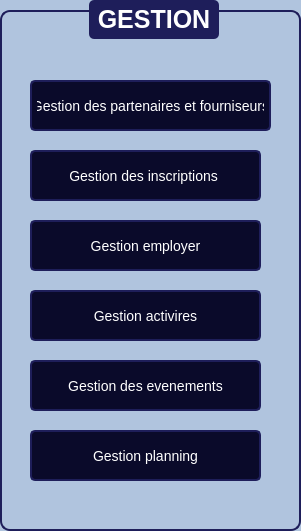
     <widget class="QGroupBox" name="groupBox_18">
      <property name="geometry">
       <rect>
        <x>20</x>
        <y>0</y>
        <width>301</width>
        <height>531</height>
       </rect>
      </property>
      <property name="styleSheet">
       <string notr="true">QGroupBox {
    font-family: &quot;Arial&quot;;
    font-size: 25px;
    font-weight: bold;
    color: #0A0A2A;
    border: 2px solid #1E1E5A;
    border-radius: 10px;
    margin-top: 10px;
    background-color: #B0C4DE;
}

QGroupBox::title {
    subcontrol-origin: margin;
    subcontrol-position: top center;
    padding: 5px;
    background-color: #1E1E5A;
    color: white;
    border-radius: 5px;
}
</string>
      </property>
      <property name="title">
       <string>GESTION</string>
      </property>
      <widget class="QPushButton" name="pushButton_93">
       <property name="geometry">
        <rect>
         <x>370</x>
         <y>420</y>
         <width>81</width>
         <height>51</height>
        </rect>
       </property>
       <property name="styleSheet">
        <string notr="true">QLineEdit, QDateTimeEdit {
    font-family: &quot;Arial&quot;;
    font-size: 14px;
    color: white;
    background-color: #0A0A2A;
    border: 2px solid #1E1E5A;
    border-radius: 5px;
    padding: 5px;
}

QPushButton {
    font-family: &quot;Arial Black&quot;;
    font-size: 14px;
    color: white;
    background-color: #0A0A2A;
    border: 2px solid #1E1E5A;
    border-radius: 5px;
    padding: 5px;
}

QPushButton:hover {
    background-color: #1E1E5A;
}
</string>
       </property>
       <property name="text">
        <string>modifier</string>
       </property>
       <property name="icon">
        <iconset>
         <normaloff>:/icons/icones/addition.png</normaloff>:/icons/icones/addition.png</iconset>
       </property>
       <property name="iconSize">
        <size>
         <width>20</width>
         <height>20</height>
        </size>
       </property>
      </widget>
      <widget class="QPushButton" name="GF_5">
       <property name="geometry">
        <rect>
         <x>30</x>
         <y>80</y>
         <width>241</width>
         <height>51</height>
        </rect>
       </property>
       <property name="styleSheet">
        <string notr="true">QLineEdit, QDateTimeEdit {
    font-family: &quot;Arial&quot;;
    font-size: 14px;
    color: white;
    background-color: #0A0A2A;
    border: 2px solid #1E1E5A;
    border-radius: 5px;
    padding: 5px;
}

QPushButton {
    font-family: &quot;Arial Black&quot;;
    font-size: 14px;
    color: white;
    background-color: #0A0A2A;
    border: 2px solid #1E1E5A;
    border-radius: 5px;
    padding: 5px;
}

QPushButton:hover {
    background-color: #1E1E5A;
}
</string>
       </property>
       <property name="text">
        <string>Gestion des partenaires et fourniseurs</string>
       </property>
       <property name="icon">
        <iconset>
         <normaloff>:/icons/icones/addition.png</normaloff>:/icons/icones/addition.png</iconset>
       </property>
       <property name="iconSize">
        <size>
         <width>20</width>
         <height>20</height>
        </size>
       </property>
      </widget>
      <widget class="QPushButton" name="GI_5">
       <property name="geometry">
        <rect>
         <x>30</x>
         <y>150</y>
         <width>231</width>
         <height>51</height>
        </rect>
       </property>
       <property name="styleSheet">
        <string notr="true">QLineEdit, QDateTimeEdit {
    font-family: &quot;Arial&quot;;
    font-size: 14px;
    color: white;
    background-color: #0A0A2A;
    border: 2px solid #1E1E5A;
    border-radius: 5px;
    padding: 5px;
}

QPushButton {
    font-family: &quot;Arial Black&quot;;
    font-size: 14px;
    color: white;
    background-color: #0A0A2A;
    border: 2px solid #1E1E5A;
    border-radius: 5px;
    padding: 5px;
}

QPushButton:hover {
    background-color: #1E1E5A;
}
</string>
       </property>
       <property name="text">
        <string>Gestion des inscriptions </string>
       </property>
       <property name="icon">
        <iconset>
         <normaloff>:/icons/icones/addition.png</normaloff>:/icons/icones/addition.png</iconset>
       </property>
       <property name="iconSize">
        <size>
         <width>20</width>
         <height>20</height>
        </size>
       </property>
      </widget>
      <widget class="QPushButton" name="GE_5">
       <property name="geometry">
        <rect>
         <x>30</x>
         <y>220</y>
         <width>231</width>
         <height>51</height>
        </rect>
       </property>
       <property name="styleSheet">
        <string notr="true">QLineEdit, QDateTimeEdit {
    font-family: &quot;Arial&quot;;
    font-size: 14px;
    color: white;
    background-color: #0A0A2A;
    border: 2px solid #1E1E5A;
    border-radius: 5px;
    padding: 5px;
}

QPushButton {
    font-family: &quot;Arial Black&quot;;
    font-size: 14px;
    color: white;
    background-color: #0A0A2A;
    border: 2px solid #1E1E5A;
    border-radius: 5px;
    padding: 5px;
}

QPushButton:hover {
    background-color: #1E1E5A;
}
</string>
       </property>
       <property name="text">
        <string>Gestion employer</string>
       </property>
       <property name="icon">
        <iconset>
         <normaloff>:/icons/icones/addition.png</normaloff>:/icons/icones/addition.png</iconset>
       </property>
       <property name="iconSize">
        <size>
         <width>20</width>
         <height>20</height>
        </size>
       </property>
      </widget>
      <widget class="QPushButton" name="GA_5">
       <property name="geometry">
        <rect>
         <x>30</x>
         <y>290</y>
         <width>231</width>
         <height>51</height>
        </rect>
       </property>
       <property name="styleSheet">
        <string notr="true">QLineEdit, QDateTimeEdit {
    font-family: &quot;Arial&quot;;
    font-size: 14px;
    color: white;
    background-color: #0A0A2A;
    border: 2px solid #1E1E5A;
    border-radius: 5px;
    padding: 5px;
}

QPushButton {
    font-family: &quot;Arial Black&quot;;
    font-size: 14px;
    color: white;
    background-color: #0A0A2A;
    border: 2px solid #1E1E5A;
    border-radius: 5px;
    padding: 5px;
}

QPushButton:hover {
    background-color: #1E1E5A;
}
</string>
       </property>
       <property name="text">
        <string>Gestion activires</string>
       </property>
       <property name="icon">
        <iconset>
         <normaloff>:/icons/icones/addition.png</normaloff>:/icons/icones/addition.png</iconset>
       </property>
       <property name="iconSize">
        <size>
         <width>20</width>
         <height>20</height>
        </size>
       </property>
      </widget>
      <widget class="QPushButton" name="GE2_5">
       <property name="geometry">
        <rect>
         <x>30</x>
         <y>360</y>
         <width>231</width>
         <height>51</height>
        </rect>
       </property>
       <property name="styleSheet">
        <string notr="true">QLineEdit, QDateTimeEdit {
    font-family: &quot;Arial&quot;;
    font-size: 14px;
    color: white;
    background-color: #0A0A2A;
    border: 2px solid #1E1E5A;
    border-radius: 5px;
    padding: 5px;
}

QPushButton {
    font-family: &quot;Arial Black&quot;;
    font-size: 14px;
    color: white;
    background-color: #0A0A2A;
    border: 2px solid #1E1E5A;
    border-radius: 5px;
    padding: 5px;
}

QPushButton:hover {
    background-color: #1E1E5A;
}
</string>
       </property>
       <property name="text">
        <string>Gestion des evenements</string>
       </property>
       <property name="icon">
        <iconset>
         <normaloff>:/icons/icones/addition.png</normaloff>:/icons/icones/addition.png</iconset>
       </property>
       <property name="iconSize">
        <size>
         <width>20</width>
         <height>20</height>
        </size>
       </property>
      </widget>
      <widget class="QPushButton" name="GP_5">
       <property name="geometry">
        <rect>
         <x>30</x>
         <y>430</y>
         <width>231</width>
         <height>51</height>
        </rect>
       </property>
       <property name="styleSheet">
        <string notr="true">QLineEdit, QDateTimeEdit {
    font-family: &quot;Arial&quot;;
    font-size: 14px;
    color: white;
    background-color: #0A0A2A;
    border: 2px solid #1E1E5A;
    border-radius: 5px;
    padding: 5px;
}

QPushButton {
    font-family: &quot;Arial Black&quot;;
    font-size: 14px;
    color: white;
    background-color: #0A0A2A;
    border: 2px solid #1E1E5A;
    border-radius: 5px;
    padding: 5px;
}

QPushButton:hover {
    background-color: #1E1E5A;
}
</string>
       </property>
       <property name="text">
        <string>Gestion planning</string>
       </property>
       <property name="icon">
        <iconset>
         <normaloff>:/icons/icones/addition.png</normaloff>:/icons/icones/addition.png</iconset>
       </property>
       <property name="iconSize">
        <size>
         <width>20</width>
         <height>20</height>
        </size>
       </property>
      </widget>
     </widget>
